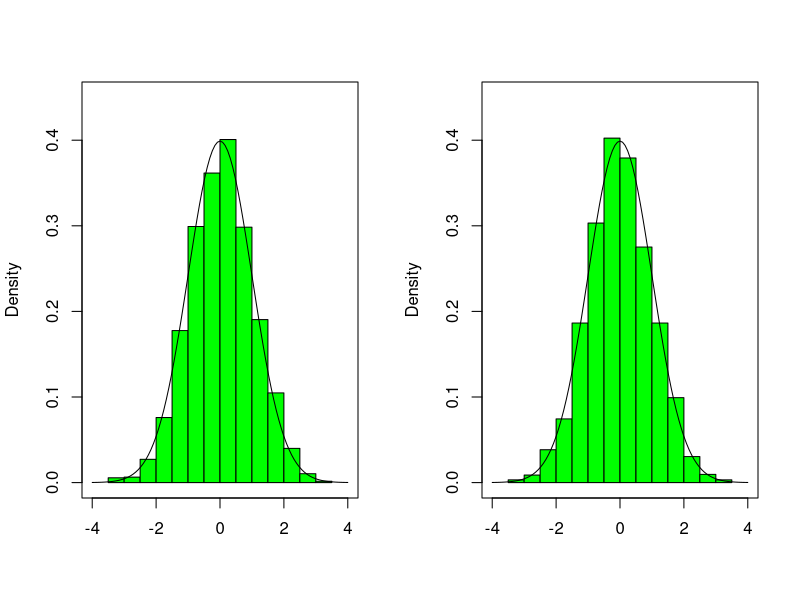

Recreate this plot in R.
#This a picture of th AR means#
#recurrent for b<1 and transient for b>1#
#nsim = number of means, n = obs in each mean# 
b<-.5;std<-sqrt(1/(1-b^2));nsim<-2500;n<-50;meanx<-0;varx<-1;
x<-array(0,c(n,1));meanx<-array(0,c(nsim,1))
for(j in 1:nsim){
x[1]<-rnorm(1,mean=0,sd=std);
for(i in 2:n) {x[i]<-b*x[i-1]+rnorm(1)}
#vx<-x[1]^2+2*mean(((x[1])*(x[2:n]-mean(x)))^2) 
meanx[j]<-mean(x)
#varx<-c(varx,vx)
}
par(mfrow=c(1,2))
hist(meanx/sd(meanx),freq=FALSE,xlim=c(-4,4),ylim=c(0,.45),col="green",main="",xlab="")
par(new=T)
plot(function(x)dnorm(x,mean=0, sd=1),xlim=c(-4,4),ylim=c(0,.45),xlab="",ylab="",xaxt="n",yaxt="n")
#****************************************************************************************************
b<-2;
for(j in 1:nsim){
x[1]<-rnorm(1,mean=0,sd=std);
for(i in 2:n) {x[i]<-b*x[i-1]+rnorm(1)}
#vx<-x[1]^2+2*mean(((x[1])*(x[2:n]-mean(x)))^2) 
meanx[j]<-mean(x)
#varx<-c(varx,vx)
}
hist(meanx/sd(meanx),freq=FALSE,xlim=c(-4,4),ylim=c(0,.45),col="green",main="",xlab="")
par(new=T)
plot(function(x)dnorm(x,mean=0, sd=1),xlim=c(-4,4),ylim=c(0,.45),xlab="",ylab="",xaxt="n",yaxt="n")
